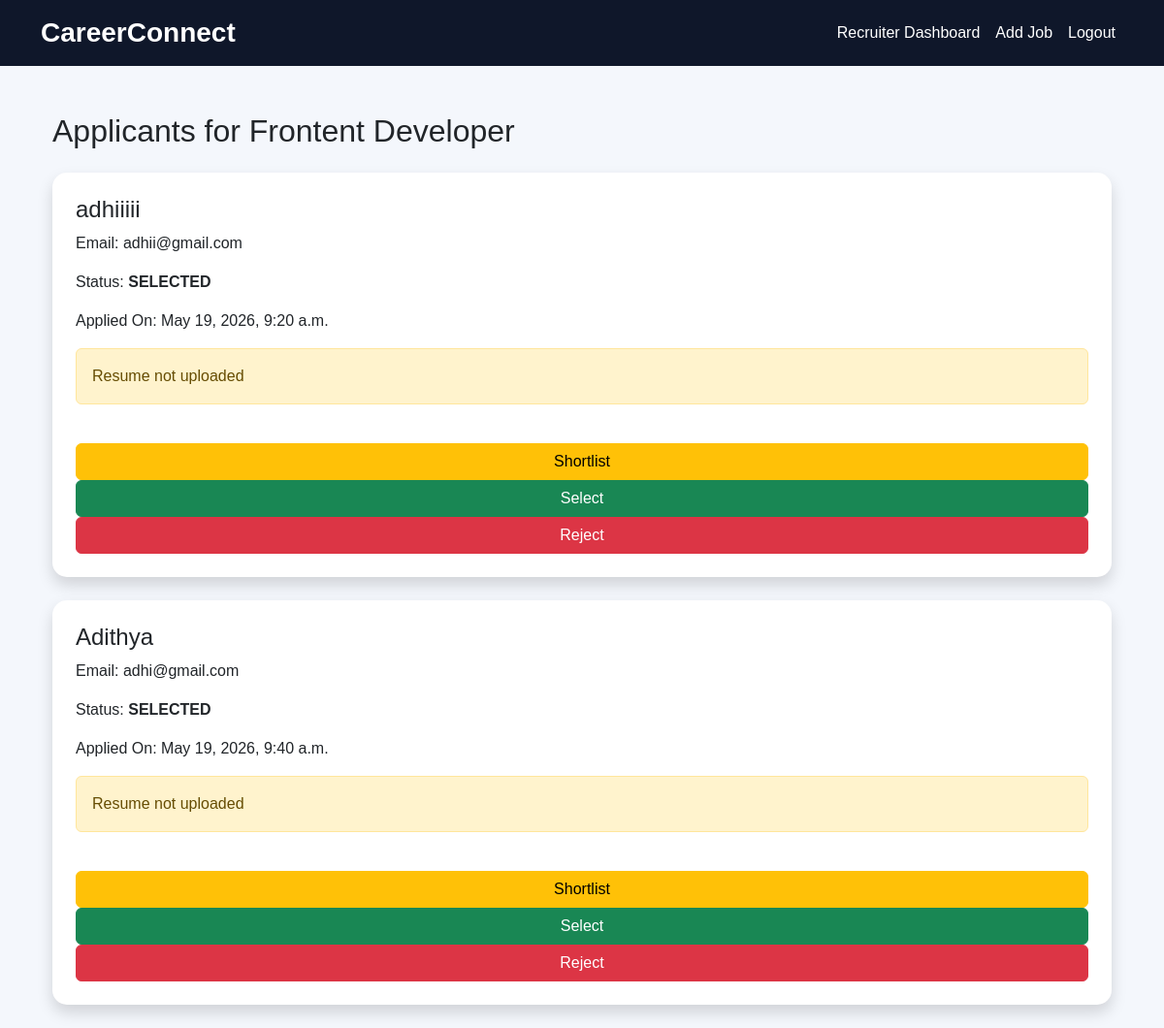
Page /view-applicants/2/ (signed in) on the committed database.
### jobs/models.py (models this page shows, shortened)
class Job(models.Model):
    JOB_TYPES = (
        ('FULLTIME', 'Full Time'),
        ('INTERNSHIP', 'Internship'),
    )
    recruiter = models.ForeignKey(CustomUser, on_delete=models.CASCADE)
    title = models.CharField(max_length=200)
    description = models.TextField()
    location = models.CharField(max_length=100)
    salary = models.CharField(max_length=100)
    skills_required = models.TextField()
    deadline = models.DateField()
    job_type = models.CharField(max_length=20, choices=JOB_TYPES)
    created_at = models.DateTimeField(auto_now_add=True)

### applications/models.py (models this page shows, shortened)
class Application(models.Model):
    STATUS_CHOICES = (
        ('PENDING', 'Pending'),
        ('SHORTLISTED', 'Shortlisted'),
        ('REJECTED', 'Rejected'),
        ('SELECTED', 'Selected'),
    )
    student = models.ForeignKey(
        CustomUser,
        on_delete=models.CASCADE
    )
    recruiter = models.ForeignKey(
        CustomUser,
        on_delete=models.CASCADE,
        related_name='recruiter_applications'
    )
    job = models.ForeignKey(
        Job,
        on_delete=models.CASCADE
    )
    resume = models.FileField(
        upload_to='applications/'
    )
    status = models.CharField(
        max_length=20,
        choices=STATUS_CHOICES,
        default='PENDING'
    )
    recruiter_message = models.TextField(
        blank=True,
        null=True
    )
    applied_at = models.DateTimeField(
        auto_now_add=True
    )

### accounts/models.py (models this page shows)
class CustomUser(AbstractUser):
    ROLE_CHOICES = (
        ('STUDENT', 'Student'),
        ('RECRUITER', 'Recruiter'),
    )
    role = models.CharField(
        max_length=20,
        choices=ROLE_CHOICES
    )

### accounts/decorators.py (the view)
    def wrapper(request, *args, **kwargs):
        if request.user.is_authenticated and request.user.role == 'RECRUITER':
            return view_func(request, *args, **kwargs)
        return redirect('recruiter_login')

### recruiters/views.py (called while the page is built)
@login_required(login_url='recruiter_login')
@recruiter_required
@login_required(login_url='recruiter_login')
@recruiter_required
def view_applicants(request, job_id):
    job = get_object_or_404(
        Job,
        id=job_id,
        recruiter=request.user
    )
    applications = Application.objects.filter(
        job=job
    ).select_related(
        'student',
        'job'
    )
    return render(
        request,
        'recruiters/view_applicants.html',
        {
            'job': job,
            'applications': applications
        }
    )

### templates/recruiters/view_applicants.html
{% extends 'base/base.html' %}
{% block content %}
<div class="container mt-5">
    <h2 class="mb-4">
        Applicants for {{ job.title }}
    </h2>
    {% for application in applications %}
        <div class="card shadow p-4 mb-4">
            <h4>
                {{ application.student.username }}
            </h4>
            <p>
                Email:
                {{ application.student.email }}
            </p>
            <p>
                Status:
                <strong>
                    {{ application.status }}
                </strong>
            </p>
            <p>
                Applied On:
                {{ application.applied_at }}
            </p>
            {% if application.resume %}
    <a href="{{ application.resume.url }}"
       class="btn btn-secondary mb-3">
        View Resume
    </a>
{% else %}
    <div class="alert alert-warning">
        Resume not uploaded
    </div>
{% endif %}
            <br>
            <a href="{% url 'update_application_status' application.id 'SHORTLISTED' %}"
               class="btn btn-warning">
                Shortlist
            </a>
            <a href="{% url 'update_application_status' application.id 'SELECTED' %}"
               class="btn btn-success">
                Select
            </a>
            <a href="{% url 'update_application_status' application.id 'REJECTED' %}"
               class="btn btn-danger">
                Reject
            </a>
        </div>
    {% empty %}
        <div class="alert alert-info">
            No applicants yet.
        </div>
    {% endfor %}
</div>
{% endblock %}

### templates/base/base.html (shortened to what this page needs)
{% load static %}
<!DOCTYPE html>
<html>
<head>
    <link href="https://cdn.jsdelivr.net/npm/bootstrap@5.3.0/dist/css/bootstrap.min.css" rel="stylesheet">
    <link rel="stylesheet" href="https://cdnjs.cloudflare.com/ajax/libs/font-awesome/6.5.1/css/all.min.css">
    <link rel="stylesheet" href="{% static 'css/style.css' %}">
</head>
<body>
{% include 'base/navbar.html' %}
<div class="container mt-4">
{% block content %}
{% endblock %}
</div>
</body>
</html>

### templates/base/navbar.html (shortened to what this page needs)
<nav class="navbar navbar-expand-lg navbar-dark bg-dark">
  <div class="container">
    <a class="navbar-brand" href="/">CareerConnect</a>
    <div class="collapse navbar-collapse" id="navbarNav">
      <ul class="navbar-nav ms-auto">
        {% if user.is_authenticated %}
            {% if user.role == 'STUDENT' %}
                <li class="nav-item">
                    <a class="nav-link" href="{% url 'student_dashboard' %}">Dashboard</a>
                </li>
            {% elif user.role == 'RECRUITER' %}
                <li class="nav-item">
                    <a class="nav-link" href="{% url 'recruiter_dashboard' %}">Recruiter Dashboard</a>
                </li>
                <li class="nav-item">
                    <a class="nav-link" href="{% url 'add_job' %}">Add Job</a>
                </li>
            {% endif %}
            <li class="nav-item">
                <a class="nav-link" href="{% url 'logout' %}">Logout</a>
            </li>
        {% endif %}
      </ul>
    </div>
  </div>
</nav>

### myproject/static/css/style.css (style rules this page uses)
body { background-color: #f4f7fc; font-family: Arial, sans-serif; }
.navbar { background-color: #0f172a !important; }
.navbar-brand { font-size: 28px; font-weight: bold; color: white !important; }
.nav-link { color: white !important; }
.card { border: none; border-radius: 15px; transition: 0.3s; }
body { background: #f4f7fc; font-family: 'Poppins', sans-serif; }
.navbar { background: #0f172a !important; }
.navbar-brand { font-size: 28px; font-weight: bold; }
.card { transition: 0.3s ease; }

### rows in the picture
Job: title "Frontent Developer"
Application: student.username "adhiiiii", student.email "adhii@gmail.com", status "SELECTED", applied_at "May 19, 2026, 9:20 a.m.", resume "Resume not uploaded"
Application: student.username "Adithya", student.email "adhi@gmail.com", status "SELECTED", applied_at "May 19, 2026, 9:40 a.m.", resume "Resume not uploaded"
